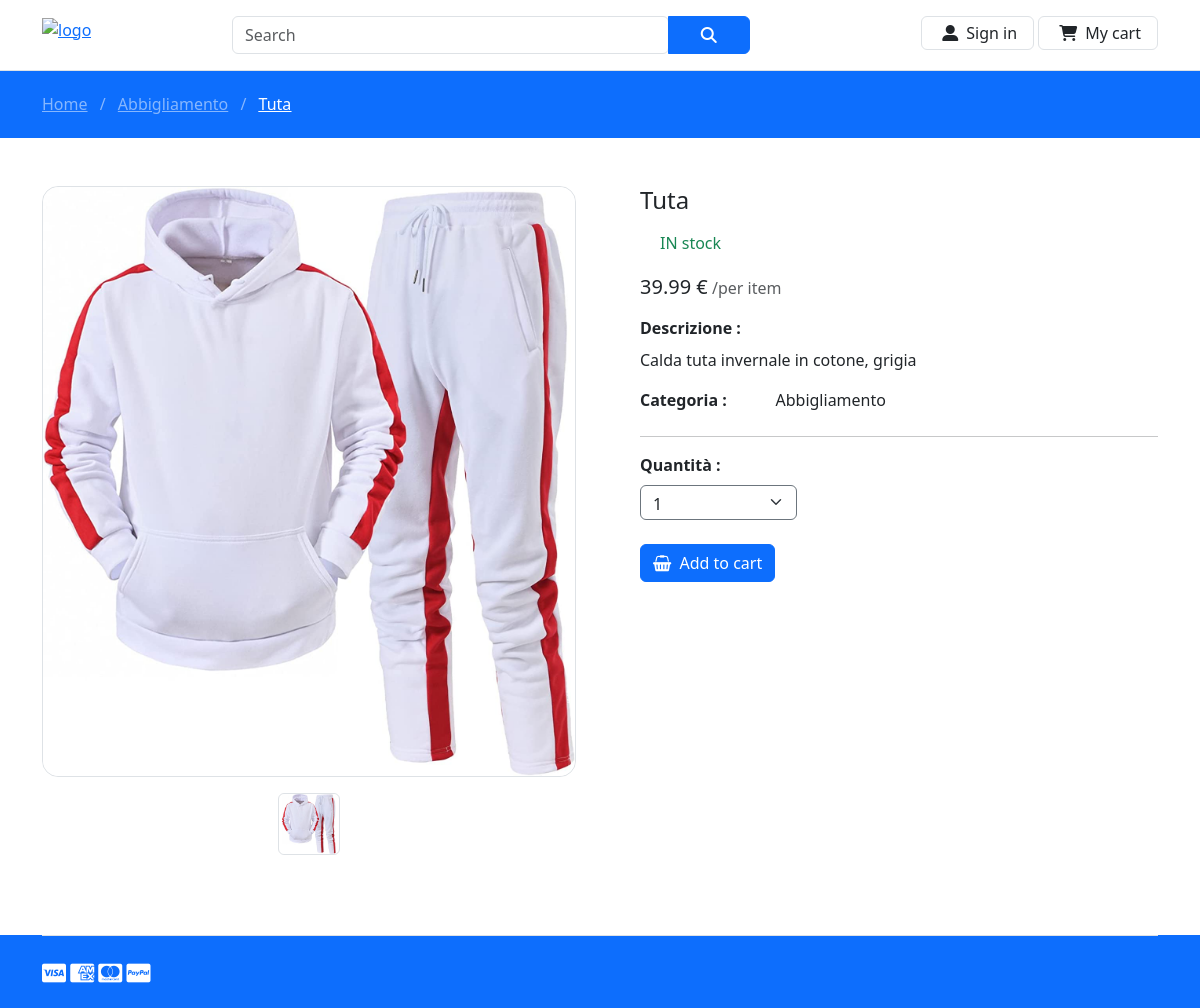
Page /dettagli.php?id=7 on the committed database.
### tables this page shows
CREATE TABLE `commerce_prodotti` (
  `idP` int(11) NOT NULL,
  `nome` varchar(100) NOT NULL,
  `descrizione` varchar(500) NOT NULL,
  `prezzo` float NOT NULL,
  `quanti` int(11) NOT NULL,
  `image` varchar(50) NOT NULL,
  `idCat` int(11) NOT NULL
);

CREATE TABLE `commerce_categorie` (
  `id` int(11) NOT NULL,
  `tipo` varchar(32) NOT NULL
);

### dettagli.php (the view, shortened to what this page needs)
<!DOCTYPE html>
<html lang="en">
<head>
    <link href="https://cdn.jsdelivr.net/npm/bootstrap@5.3.0-alpha2/dist/css/bootstrap.min.css" rel="stylesheet">
    <link rel="stylesheet" href="https://cdn.jsdelivr.net/npm/@fortawesome/fontawesome-free@6.1.1/css/all.css">
    <link rel="stylesheet" href="https://cdnjs.cloudflare.com/ajax/libs/font-awesome/4.7.0/css/font-awesome.min.css">
    <link rel="stylesheet" href="style.css">
</head>
<body>
    <header>
        <div class="p-3 text-center bg-white border-bottom">
            <div class="container">
                <div class="row gy-3">
                    <div class="col-lg-2 col-sm-4 col-4">
                        <a href="index.php" class="float-start">
                            <img src="" alt="logo" height="35" />
                        </a>
                    </div>
                    <div class="order-lg-last col-lg-4 col-sm-8 col-8">
                        <div class="d-flex float-end">
                            <?php
                            if (!isset($_SESSION["id"]))
                                echo '<a href="sign.php" class="me-1 border rounded py-1 px-3 nav-link d-flex align-items-center"> <i class="fas fa-user-alt m-1 me-md-2"></i>
                                        <p class="d-none d-md-block mb-0">Sign in</p>
                                    </a>
                                    <a href="sign.php" class="border rounded py-1 px-3 nav-link d-flex align-items-center"> <i class="fas fa-shopping-cart m-1 me-md-2"></i>
                                <p class="d-none d-md-block mb-0">My cart</p>
                            </a>';
                            ?>
                        </div>
                    </div>
                    <div class="col-lg-6 col-md-12 col-12">
                        <form action="lista.php" method="get">
                            <div class="input-group float-center">
                                <div class="form-outline" style="width: 80%;">
                                    <input type="search" placeholder="Search" <?php
                                                                                if (isset($_GET["cerca"]))
                                                                                    echo "value='" . $_GET["cerca"] . "'"
                                                                                ?>name="cerca" class="form-control" />
                                </div>
                                <button type="submit" style="width: 15%;" class="btn btn-primary shadow-0">
                                    <i class="fas fa-search"></i>
                                </button>
                            </div>
                        </form>
                    </div>
                </div>
            </div>
        </div>
        <div class="bg-primary">
            <div class="container py-4">
                <nav class="d-flex">
                    <h6 class="mb-0">
                        <a href="index.php" class="text-white-50">Home</a>
                        <span class="text-white-50 mx-2"> / </span>
                        <?php
                        include("connection.php");
                        if (isset($_GET["id"])) {
                            $sql = "SELECT * FROM commerce_categorie c join commerce_prodotti p on c.id=p.idCat where p.idP=" . $_GET["id"] . "";
                            $result = $conn->query($sql);
                            if ($result->num_rows > 0) {
                                $row = $result->fetch_assoc();
                                echo '<a href="lista.php?cat=' . $row["id"] . '" class="text-white-50">' . $row["tipo"] . '</a><span class="text-white-50 mx-2"> / </span>
                        <a class="text-white"><u>' . $row["nome"] . '</u></a>';
                            }
                        }
                        ?>
                    </h6>
                </nav>
            </div>
        </div>
    </header>
    <section class="py-5">
        <div class="container">
            <form action="" method="post">
                <div class="row gx-5">
                    <?php
                    if (isset($_GET["id"])) {
                        $sql = "SELECT p.*, cat.*, ROUND(AVG(c.star), 1) AS avg_star
FROM commerce_prodotti p
LEFT JOIN commerce_comments c ON p.idP = c.idProd
LEFT JOIN commerce_categorie cat ON p.idCat = cat.id
WHERE p.idP =" . $_GET["id"] . "";
                        $result = $conn->query($sql);
                        if ($result->num_rows > 0) {
                            $row = $result->fetch_assoc();
                            echo '<aside class="col-lg-6">
                    <div class="border rounded-4 mb-3 d-flex justify-content-center">
                        <a data-fslightbox="mygalley" class="rounded-4" target="_blank" data-type="image" href="' . $row["image"] . '">
                            <img style="max-width: 100%; max-height: 100vh; margin: auto;" class="rounded-4 fit" src="' . $row["image"] . '" />
                        </a>
                    </div>
                    <div class="d-flex justify-content-center mb-3">
                        <a data-fslightbox="mygalley" class="border mx-1 rounded-2" target="_blank" data-type="image" href="' . $row["image"] . '" class="item-thumb">
                            <img style="object-fit:scale-down;" width="60" height="60" class="rounded-2" src="' . $row["image"] . '" />
                        </a>
                    </div>
                </aside>
                <main class="col-lg-6">
                    <div class="ps-lg-3">
                        <h4 class="title text-dark">
                            ' . $row["nome"] . '
                        </h4>
                        <div class="d-flex flex-row my-3">
                            <div class="text-warning mb-1 me-2">';
                            echo '<span class="ms-1">  ' . $row["avg_star"] .
                                '</span>
                            </div>';
                            if ($row["quanti"] == 0)
                                echo '<span class="text-danger ms-2">NOT in stock</span>';
                            else
                                echo '<span class="text-success ms-2">IN stock</span>';
                            echo '</div>
                        <div class="mb-3">
                            <span class="h5">' . $row["prezzo"] . ' €</span>
                            <span class="text-muted">/per item</span>
                        </div>
<label class="mb-2"><b>Descrizione :</b></label>
                        <p>
                            ' . $row["descrizione"] . '
                        </p>
                        <div class="row">
                            <dt class="col-3">Categoria :</dt>
                            <dd class="col-9">' . $row["tipo"] . '</dd>
                        </div>
                        <hr />
                        <div class="row mb-4">
                            <div class="col-md-4 col-6">
                                <label class="mb-2"><b>Quantità :</b></label>
                                <select name="quantita" class="form-select border border-secondary" style="height: 35px;">';
                            if ($row["quanti"] > 0) {
                                for ($i = 1; $i <= $row["quanti"]; $i++) {
                                    echo "<option>" . $i . "</option>";
                                }
                            } else
                                echo "<option>0</option>";
                            echo
                            '</select>
                            </div>
                        </div>
                        <input type="hidden" name="proID" value="' . $row["idP"] . '">
                        <button type="submit"';
                            if ($row["quanti"] == 0)
                                echo "disabled";
                            echo ' name="add" class="btn btn-primary shadow-0"> <i class="me-1 fa fa-shopping-basket"></i> Add to cart </button>
                    </div>
                </main>';
                        }
                    }
                    ?>
                </div>
            </form>
        </div>
    </section>
    <footer class="text-center text-lg-start text-muted bg-primary mt-3">
        <div class="">
            <div class="container">
                <div class="d-flex justify-content-between py-4 border-top">
                    <div>
                        <i class="fab fa-lg fa-cc-visa text-white"></i>
                        <i class="fab fa-lg fa-cc-amex text-white"></i>
                        <i class="fab fa-lg fa-cc-mastercard text-white"></i>
                        <i class="fab fa-lg fa-cc-paypal text-white"></i>
                    </div>
                </div>
            </div>
        </div>
    </footer>
</body>
</html>

### rows in the picture
commerce_prodotti: idCat.tipo "Abbigliamento", nome "Tuta", image (picture), prezzo "39.99", descrizione "Calda tuta invernale in cotone, grigia", quantita "1"
